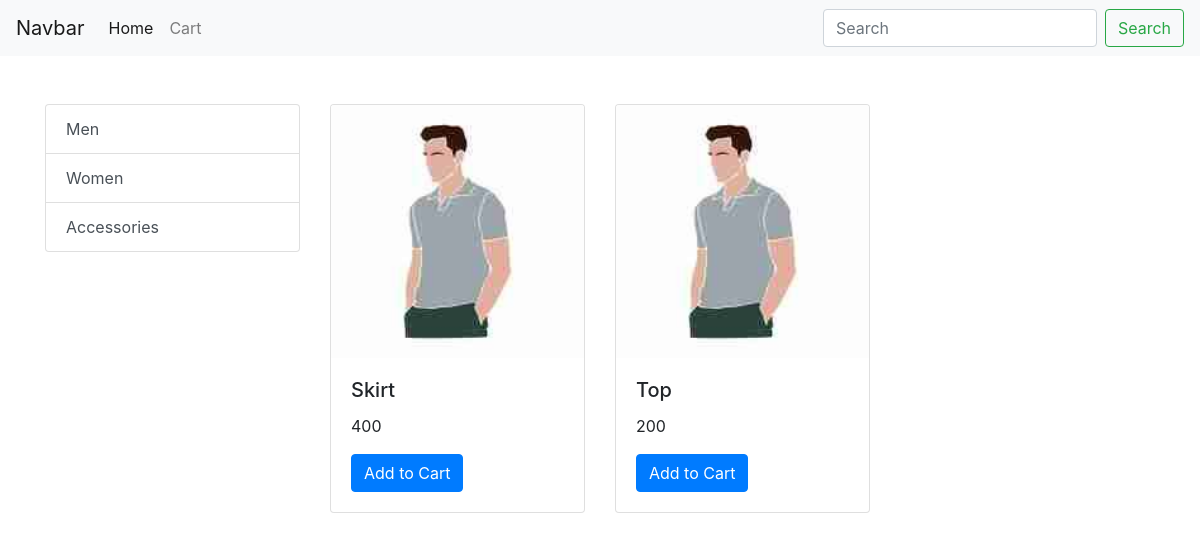
Screenshot of /store/?category=2 with the database file from the repository.
### store/models.py (models this page shows, shortened)
class Category(models.Model):
    id=models.AutoField
    name=models.CharField(max_length=50)
    def __str__(self):
        return self.name

class Product(models.Model):
    id=models.AutoField
    name = models.CharField(max_length=100)
    price = models.IntegerField(default=0)
    category=models.ForeignKey(Category,on_delete=models.CASCADE,default="")
    image=models.ImageField(upload_to='products/')
    def products_bycategory(id):
        return Product.objects.filter(category=id)

### store/views.py (the view, shortened to what this page needs)
# urls.py: path('store/',include('store.urls')),
def store(request):
    if request.method=='GET':
        products=Product.objects.all()
        categories=Category.objects.all()
        categroy_id=request.GET.get('category')
        if categroy_id:
            products=Product.products_bycategory(categroy_id)
        data={}
        user_email=request.session.get('user_email')
        data['products']=products
        data['categories']=categories
        return render(request,'store.html',data)

### store/templates/store.html
{%extends 'base.html'%}
{% block Body %}
  <div class="container mt-5">
    <div class="row">
      <div class="col-md-3">
        <div class="list-group">
          {%for category in categories%}
          <a href="/store/?category={{category.id}}" class="list-group-item list-group-item-action">{{category}}</a>
          {%endfor%}
        </div>
      </div>
      <div class="col-md-9">
        <div class="row">
          {%for product in products%}
          <div class="col-md-4 mb-4">
            <div class="card">
              <img src="{{product.image.url}}" class="card-img-top" alt="Product 1">
              <div class="card-body">
                <h5 class="card-title">{{product.name}}</h5>
                <p class="card-text">{{product.price}}</p>
                {%if profile%}
                {%if product in product_incartitem %}
                <form method="GET" action="">
                  {% csrf_token %}
                  <button type="submit" class="btn btn-primary disbaled">Added to Cart</button>
                </form>
                {%else%}
                <form method="POST" action="">
                  {% csrf_token %}
                  <input type="hidden" name="product_id" value="{{ product.id }}">
                  <button type="submit" class="btn btn-primary ">Add to Cart</button>
                </form>
                {%endif%}
                {%else%}
                <a href="/signup/" class="btn btn-primary">Add to Cart</a>
                {%endif%}
              </div>
            </div>
          </div>
          {%endfor%}
        </div>
      </div>
    </div>
  </div>
{%endblock%}

### rows the page displays
Category: name "Men"
Category: name "Women"
Category: name "Accessories"
Product: image (picture), name "Skirt", price "400"
Product: image (picture), name "Top", price "200"
